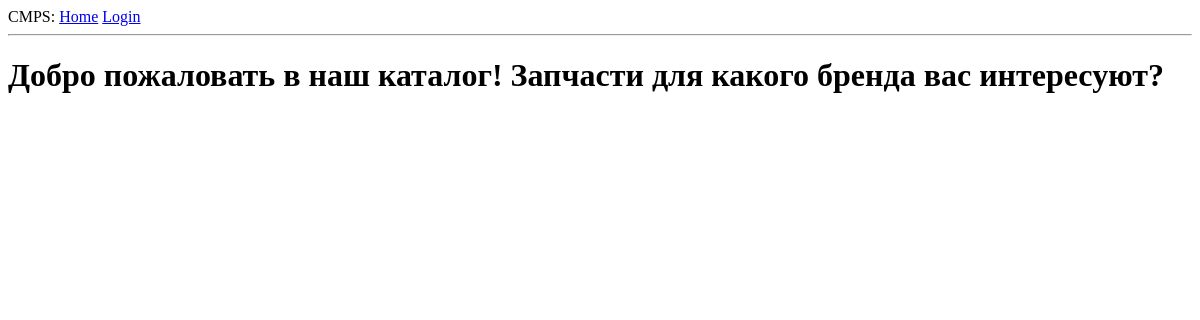
The page /index on the database as committed earlier.
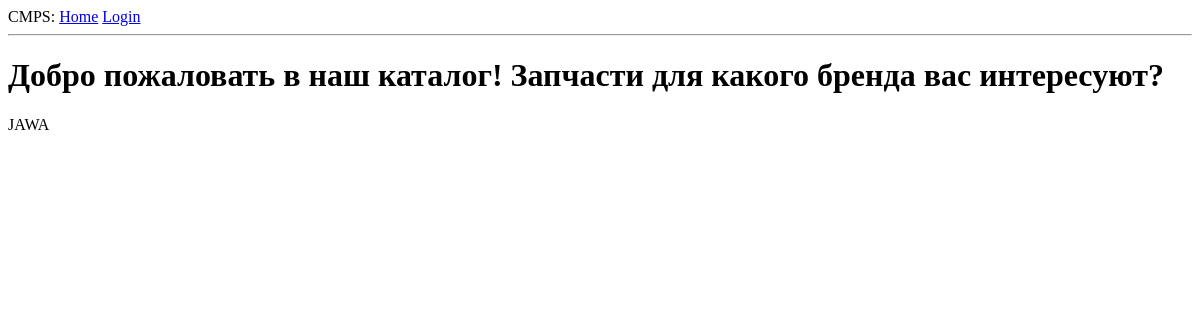
The same page on the database as committed later.
### app/models.py (models this page shows)
class Brand(Base):
    __tablename__ = 'brand'
    id = Column(Integer, primary_key=True)
    brand_name = Column(String(30))
    parent = relationship('Part', back_populates='brand')

### app/routes.py (the view)
@app.route('/')
@app.route('/index')
def index():
    brands = session.query(Brand).all()
    return render_template('index.html', title='WLCM T CMPS', brands=brands)

### app/templates/index.html
{% extends "base.html" %}
{% block content %}
{% if current_user.is_anonymous %}
    <h1>Добро пожаловать в наш каталог! Запчасти для какого бренда вас интересуют? </h1>
{% else %}
    <h1>Добро пожаловать в наш каталог, {{ current_user.name }}1!! Запчасти для какого бренда вас интересуют?</h1>
{% endif %}
{% for brand in brands %}
    {{ brand.brand_name }}
{% endfor %}
{% endblock %}

### app/templates/base.html (shortened to what this page needs)
<!DOCTYPE html>
<html lang="ru">
<html>
    <head>
    </head>
    <body>
        <div>
            CMPS:
            <a href="{{ url_for('index') }}">Home</a>
            {% if current_user.is_anonymous %}
            <a href="{{ url_for('login') }}">Login</a>
            {% else %}
            <a href="{{ url_for('profile', username=current_user.name, email=current_user.email) }}">Profile</a>
            <a href="{{ url_for('logout') }}">Logout</a>
        </div>
            {% endif %}
        <hr>
        {% block content %}{% endblock %}
    </body>
</html>

Rows that differ between the two databases and show on the page:
added Brand: brand_name "JAWA"
